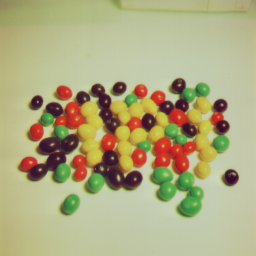
#> input picture data/4.1.08.tiff, 256 x 256 px
$ python SaltPepperNoise.py
#> lines starting #> are read from the running program, lines starting #| are printed output that depends on the picture
import random

import cv2
import matplotlib.pyplot as plt


def main():
    probability = 0.05  # only 5% of the total image will have noise
    imagepath = "../data/4.1.08.tiff"
    imagebgr = cv2.imread(imagepath, 1)
#> imagebgr is the input picture: shape (256, 256, 3); mean B, G, R 128.3, 170.9, 174.9
    imagergb = cv2.cvtColor(imagebgr, cv2.COLOR_BGR2RGB)

    rows, columns, channels = imagergb.shape
#> rows = 256; columns = 256; channels = 3

    for i in range(rows):
        for j in range(columns):
            rand = random.random()
            if rand < (probability / 2):
                # pepper noise
                imagergb[i][j] = [0, 0, 0]
            elif rand < probability:
                # salt noise
                imagergb[i][j] = [255, 255, 255]
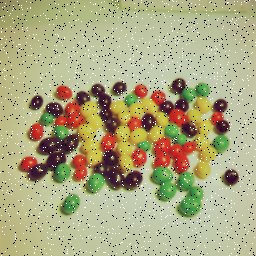
#> imagergb: shape (256, 256, 3); mean R, G, B 172.5, 168.7, 128.3

    # Median filter to remove noise from image
    median_filter = cv2.medianBlur(imagebgr, 5)
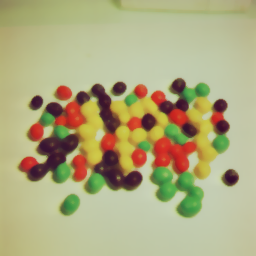
#> median_filter: shape (256, 256, 3); mean B, G, R 127.8, 170.7, 175
    median_filter = cv2.cvtColor(median_filter, cv2.COLOR_BGR2RGB)

    plt.subplot(1, 2, 1)
    plt.imshow(imagergb)
    plt.title("Salt and Pepper Noise Image")

    plt.subplot(1, 2, 2)
    plt.imshow(median_filter)
    plt.title("Median Filter De-Noising (Salt and Pepper)")

    plt.show()
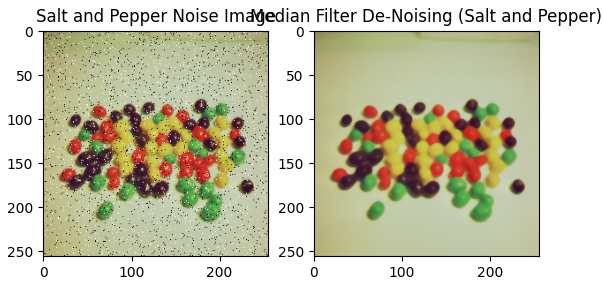
#> figure drawn by matplotlib, 2 panels


if __name__ == '__main__':
    main()

$ run again, with data/4.1.03.tiff copied over data/4.1.08.tiff
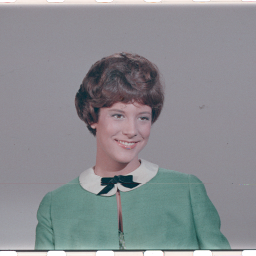
#> input picture data/4.1.03.tiff, 256 x 256 px
#> in main, imagebgr is the input picture: shape (256, 256, 3); mean B, G, R 144, 140, 137.6
#> after the loop in main, `for i in range(rows):`:
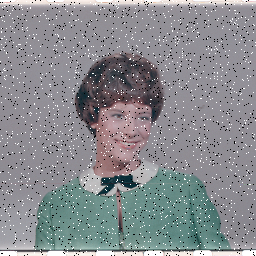
#> imagergb: shape (256, 256, 3); mean R, G, B 137.1, 139.3, 143.2
#> in main, `plt.show()`:
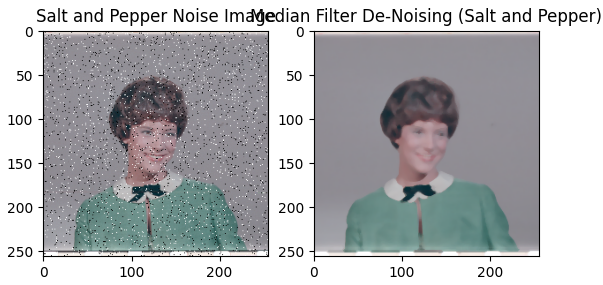
#> figure drawn by matplotlib, 2 panels
